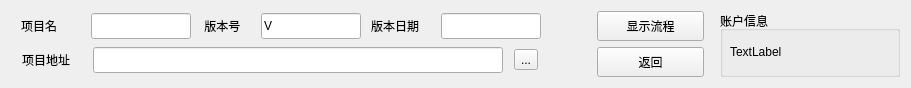
   <widget class="QWidget" name="layoutWidget">
    <property name="geometry">
     <rect>
      <x>10</x>
      <y>10</y>
      <width>911</width>
      <height>81</height>
     </rect>
    </property>
    <layout class="QHBoxLayout" name="horizontalLayout">
     <item>
      <layout class="QHBoxLayout" name="project_mainHlayout">
       <item>
        <layout class="QVBoxLayout" name="project_le_layout">
         <property name="leftMargin">
          <number>10</number>
         </property>
         <item>
          <layout class="QHBoxLayout" name="project_le1_layout">
           <property name="spacing">
            <number>10</number>
           </property>
           <property name="leftMargin">
            <number>0</number>
           </property>
           <item>
            <widget class="QLabel" name="project_name_label">
             <property name="minimumSize">
              <size>
               <width>40</width>
               <height>0</height>
              </size>
             </property>
             <property name="maximumSize">
              <size>
               <width>60</width>
               <height>16777215</height>
              </size>
             </property>
             <property name="text">
              <string>项目名</string>
             </property>
             <property name="buddy">
              <cstring>project_name_edit</cstring>
             </property>
            </widget>
           </item>
           <item>
            <widget class="QLineEdit" name="project_name_edit">
             <property name="minimumSize">
              <size>
               <width>70</width>
               <height>26</height>
              </size>
             </property>
             <property name="maximumSize">
              <size>
               <width>100</width>
               <height>26</height>
              </size>
             </property>
            </widget>
           </item>
           <item>
            <widget class="QLabel" name="version_name_label">
             <property name="minimumSize">
              <size>
               <width>30</width>
               <height>26</height>
              </size>
             </property>
             <property name="maximumSize">
              <size>
               <width>50</width>
               <height>16777215</height>
              </size>
             </property>
             <property name="text">
              <string> 版本号</string>
             </property>
             <property name="buddy">
              <cstring>version_name_edit</cstring>
             </property>
            </widget>
           </item>
           <item>
            <widget class="QLineEdit" name="version_name_edit">
             <property name="minimumSize">
              <size>
               <width>70</width>
               <height>26</height>
              </size>
             </property>
             <property name="maximumSize">
              <size>
               <width>100</width>
               <height>26</height>
              </size>
             </property>
             <property name="text">
              <string>V</string>
             </property>
            </widget>
           </item>
           <item>
            <widget class="QLabel" name="version_date_">
             <property name="minimumSize">
              <size>
               <width>55</width>
               <height>0</height>
              </size>
             </property>
             <property name="maximumSize">
              <size>
               <width>60</width>
               <height>30</height>
              </size>
             </property>
             <property name="text">
              <string>版本日期</string>
             </property>
             <property name="buddy">
              <cstring>version_date_edit</cstring>
             </property>
            </widget>
           </item>
           <item>
            <widget class="QLineEdit" name="version_date_edit">
             <property name="sizePolicy">
              <sizepolicy hsizetype="Fixed" vsizetype="Fixed">
               <horstretch>0</horstretch>
               <verstretch>0</verstretch>
              </sizepolicy>
             </property>
             <property name="minimumSize">
              <size>
               <width>70</width>
               <height>26</height>
              </size>
             </property>
             <property name="maximumSize">
              <size>
               <width>100</width>
               <height>26</height>
              </size>
             </property>
            </widget>
           </item>
          </layout>
         </item>
         <item>
          <layout class="QHBoxLayout" name="horizontalLayout_2">
           <property name="spacing">
            <number>10</number>
           </property>
           <property name="leftMargin">
            <number>0</number>
           </property>
           <item>
            <widget class="QLabel" name="project_address_label">
             <property name="sizePolicy">
              <sizepolicy hsizetype="Fixed" vsizetype="Preferred">
               <horstretch>0</horstretch>
               <verstretch>0</verstretch>
              </sizepolicy>
             </property>
             <property name="minimumSize">
              <size>
               <width>60</width>
               <height>26</height>
              </size>
             </property>
             <property name="text">
              <string>项目地址</string>
             </property>
             <property name="buddy">
              <cstring>project_address_edit</cstring>
             </property>
            </widget>
           </item>
           <item>
            <widget class="QLineEdit" name="project_address_edit">
             <property name="sizePolicy">
              <sizepolicy hsizetype="Preferred" vsizetype="Fixed">
               <horstretch>0</horstretch>
               <verstretch>0</verstretch>
              </sizepolicy>
             </property>
             <property name="minimumSize">
              <size>
               <width>400</width>
               <height>26</height>
              </size>
             </property>
             <property name="maximumSize">
              <size>
               <width>410</width>
               <height>16777215</height>
              </size>
             </property>
            </widget>
           </item>
           <item>
            <widget class="QToolButton" name="project_address_explore">
             <property name="text">
              <string>...</string>
             </property>
             <property name="icon">
              <iconset>
               <normaloff>../../../.designer/fluent_gui/icon/explore_file.jpg</normaloff>../../../.designer/fluent_gui/icon/explore_file.jpg</iconset>
             </property>
             <property name="iconSize">
              <size>
               <width>25</width>
               <height>20</height>
              </size>
             </property>
            </widget>
           </item>
          </layout>
         </item>
        </layout>
       </item>
      </layout>
     </item>
     <item>
      <spacer name="horizontalSpacer">
       <property name="orientation">
        <enum>Qt::Horizontal</enum>
       </property>
       <property name="sizeType">
        <enum>QSizePolicy::Preferred</enum>
       </property>
       <property name="sizeHint" stdset="0">
        <size>
         <width>50</width>
         <height>39</height>
        </size>
       </property>
      </spacer>
     </item>
     <item>
      <layout class="QVBoxLayout" name="verticalLayout_2">
       <item>
        <widget class="QPushButton" name="show_workflow_btn">
         <property name="minimumSize">
          <size>
           <width>100</width>
           <height>30</height>
          </size>
         </property>
         <property name="text">
          <string>显示流程</string>
         </property>
        </widget>
       </item>
       <item>
        <widget class="QPushButton" name="return_btn">
         <property name="minimumSize">
          <size>
           <width>100</width>
           <height>30</height>
          </size>
         </property>
         <property name="text">
          <string>返回</string>
         </property>
        </widget>
       </item>
      </layout>
     </item>
     <item>
      <spacer name="horizontalSpacer_2">
       <property name="orientation">
        <enum>Qt::Horizontal</enum>
       </property>
       <property name="sizeType">
        <enum>QSizePolicy::Preferred</enum>
       </property>
       <property name="sizeHint" stdset="0">
        <size>
         <width>10</width>
         <height>20</height>
        </size>
       </property>
      </spacer>
     </item>
     <item>
      <widget class="QGroupBox" name="account_box">
       <property name="minimumSize">
        <size>
         <width>180</width>
         <height>0</height>
        </size>
       </property>
       <property name="title">
        <string>账户信息</string>
       </property>
       <widget class="QLabel" name="username_label">
        <property name="geometry">
         <rect>
          <x>10</x>
          <y>20</y>
          <width>200</width>
          <height>41</height>
         </rect>
        </property>
        <property name="minimumSize">
         <size>
          <width>200</width>
          <height>0</height>
         </size>
        </property>
        <property name="text">
         <string>TextLabel</string>
        </property>
       </widget>
      </widget>
     </item>
    </layout>
   </widget>
